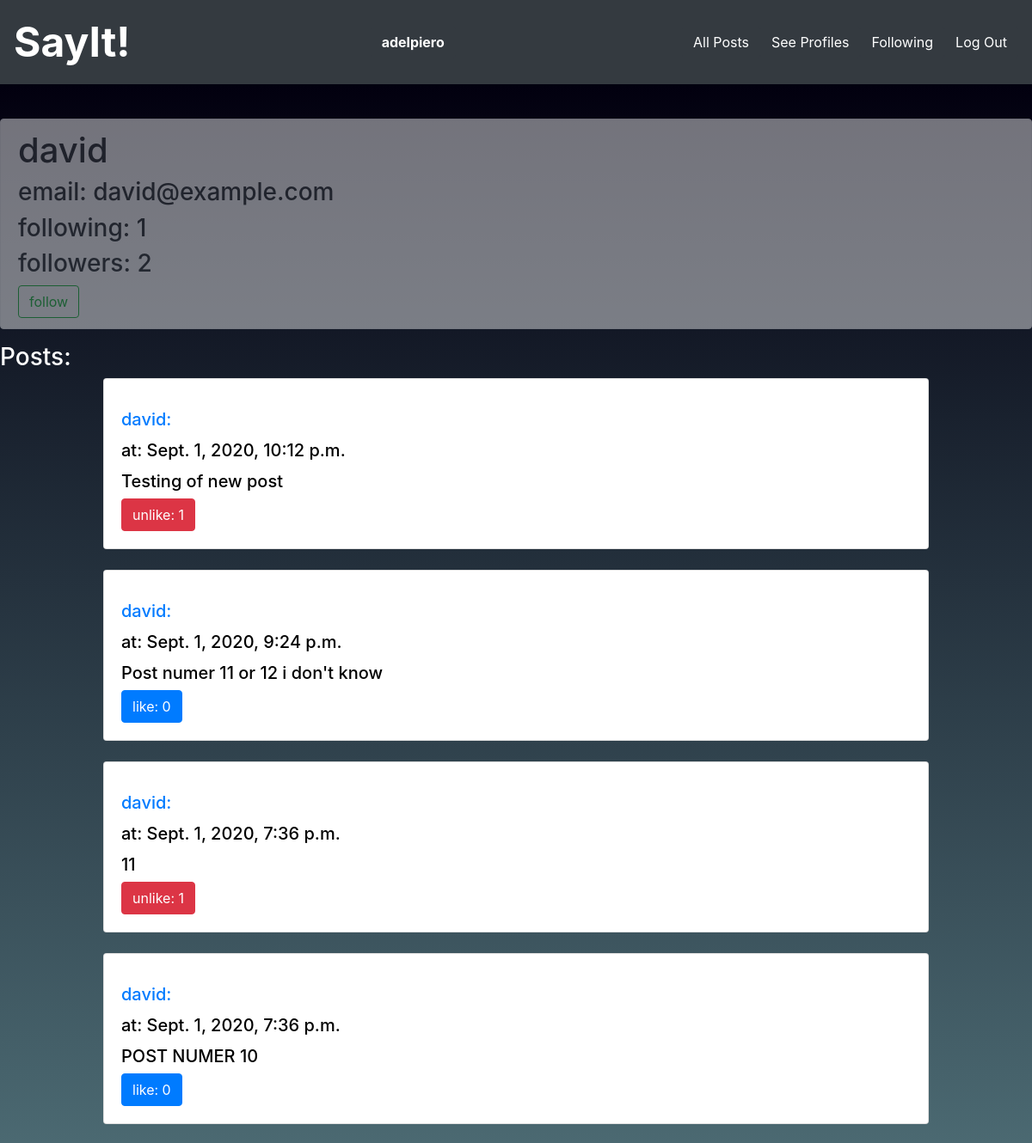
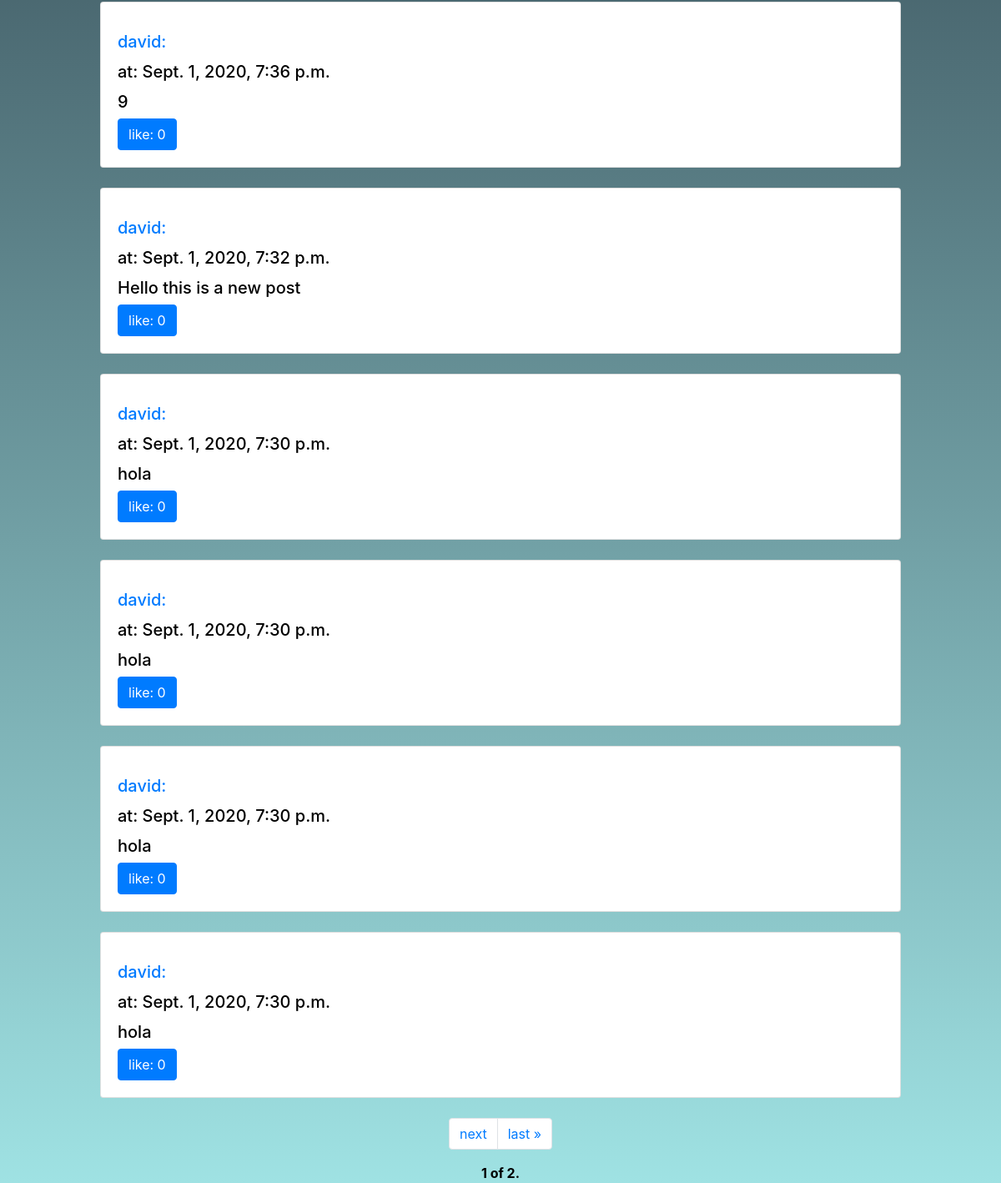
/profile/david (signed in), run on the app's committed database (2 pictures, top to bottom).
### network/models.py (models this page shows, shortened)
class User(AbstractUser):
    pass

class Post(models.Model):
    user = models.ForeignKey(User, on_delete=models.CASCADE, related_name="posts")
    content = models.TextField()
    timestamp = models.DateTimeField(auto_now_add=True)
    def __str__(self):
        return f"post {self.id} by user: {self.user} at: {self.timestamp}"

### network/views.py (the view)
# urls.py: path("profile/<str:username>", views.profile, name="profile"),
@login_required
def profile(request,username):
    user=User.objects.get(username=username)
    try:
        followers = Followers.objects.get(user=user)
    except  Followers.DoesNotExist:
        followers = Followers.objects.create(user=user)
    totalfollowers = followers.followers.all().count()
    try:
        is_following=Followers.objects.get(user=user,followers=request.user)
    except Followers.DoesNotExist:
        is_following=None
    try:
        following = Followers.objects.filter(followers=user)
    except  Followers.DoesNotExist:
        following = None
    totalfollowing = following.count()
    posts = user.posts.all()
    total_posts = posts.order_by("-timestamp").all()
    paginator = Paginator(total_posts, 10) # Show 10 post per page.
    page_number = request.GET.get('page')
    page_obj = paginator.get_page(page_number)
    actual_User=request.user
    total_likes={}
    likeds={}
    for post in total_posts:
        try:
            likes = Likes.objects.get(post=post)
        except Likes.DoesNotExist:
            likes = Likes.objects.create(post=post)
        try:
            liked = Likes.objects.filter(post=post,users=actual_User)
        except Likes.DoesNotExist:
            liked = False
        if not liked:
            liked=False
        likeds[post.id] = liked
        total_likes[post.id] = likes.users.all().count()
    print(total_likes)
    print(likeds)
    return render(request, 'network/profile.html',{
        'user_profile':user,
        'followers':followers,
        'totalfollowers':totalfollowers,
        'totalfollowing':totalfollowing,
        'page_obj': page_obj,
        'total_likes':total_likes,
        'likeds':likeds,
        'is_following':is_following
    })

### network/models.py (called while the page is built)
    def __str__(self):
        return f"post {self.post} has a likes row in db"

### network/templates/network/profile.html (shortened to what this page needs)
{% extends "network/layout.html" %}
{% load static %}
{% block body %}
<div class="alert alert-secondary" role="alert" style="opacity: 0.5;">
<h1>{{user_profile.username}}</h1>
<h3>email: {{user_profile.email}}</h2>
{% if followers %}
<h3> following: {{totalfollowing}}</h2>
{% else %}
following None
{% endif %}
{% if followers %}
<h3 data-followers="{{totalfollowers}}" id="followers_count"> followers: {{totalfollowers}}</h2>
{% else %}
No followers
{% endif %}
{% if request.user != user_profile %}
{% if is_following %}
<button class="btn btn-outline-danger follow_button" data-username="{{user_profile.username}}" id="{{user_profile.username}}">unfollow</button>
{% else %}
<button class="btn btn-outline-success follow_button" data-username="{{user_profile.username}}" id="{{user_profile.username}}">follow</button>
{% endif %}
{% endif %}
</div>
<h3>Posts:</h2>
<div class="all-post">
    <div class="posts-all" style="align-items: center; display: flex; flex-direction: column;">
        {% for post in page_obj %}
        <div class="card" style="width: 80vw; padding-top: 15px;" id="card-{{post.id}}">
            <div class="card-body" style="color: black; " >
                <h5 class="card-title"><a href="{% url 'profile' post.user %}">{{post.user}}:</a></h5>
                <h5 class="card-title">at: {{post.timestamp}}</h5>
                <h5 class="card-text" id="content-{{post.id}}">{{ post.content }}</h5>
                    {% for key, value in total_likes.items %}
                        {% if key == post.id %}
                            {% for ids, liked in likeds.items %}
                                {% if ids == post.id %}
                                    {% if liked %}
                                        <button class="btn btn-danger like_button"  data-id="{{post.id}}" data-likes="{{value}}" id="{{post.id}}">unlike: {{value}}</button>
                                    {% else %}
                                        <button class="btn btn-primary like_button"  data-id="{{post.id}}" data-likes="{{value}}" id="{{post.id}}">like: {{value}}</button>
                                    {% endif %}
                                {% endif %}
                            {% endfor %}
                        {% endif %}
                    {% endfor %}
            </div>
        </div>
        <br>
        {% endfor %}
        <div class="pagination">
            <span class="step-links">
                <nav aria-label="Page navigation example">
                    <ul class="pagination">
                        {% if page_obj.has_next %}
                        <li class="page-item"><a class="page-link" href="?page={{ page_obj.next_page_number }}">next</a>
                        </li>
                        <li class="page-item"><a class="page-link" href="?page={{ page_obj.paginator.num_pages }}">last
                                &raquo;</a>
                        </li>
                        {% endif %}
                    </ul>
                </nav>
            </span>
        </div>
        <div>
            <span class="current" style="color: black;">
                <strong>{{ page_obj.number }} of {{ page_obj.paginator.num_pages }}.</strong>
            </span>
        </div>
    </div>
</div>
</div>
{% endblock %}

### network/templates/network/layout.html (shortened to what this page needs)
{% load static %}
<!DOCTYPE html>
<html lang="en">
<head>
    <link rel="stylesheet" href="https://stackpath.bootstrapcdn.com/bootstrap/4.4.1/css/bootstrap.min.css"
>
    <link href="{% static 'network/styles.css' %}" rel="stylesheet">
</head>
<body>
    <nav class="navbar navbar-dark bg-dark">
        <a class="navbar-brand" style="font-size: 3pc;" href="#"><strong>SayIt!</strong></a>
        {% if user.is_authenticated %}
        <a class="btn btn-dark" href="{% url 'profile' user.username %}"> <strong>{{ user.username }}</strong></a>
        {% endif %}
        <div style="align-content: flex-end; display: flex;">
            <a class="btn btn-dark" href="{% url 'index' %}">All Posts</a>
        {% if user.is_authenticated %}
            <a class="btn btn-dark" href="{% url 'profiles' %}">See Profiles</a>
            <a class="btn btn-dark" href="{% url 'following' %}">Following</a>
            <a class="btn btn-dark" href="{% url 'logout' %}">Log Out</a>
        </div>
        {% else %}
        <a class="btn btn-dark" href="{% url 'login' %}">Log In</a>
        <a class="btn btn-dark" href="{% url 'register' %}">Register</a>
        </div>
        {% endif %}
    </nav>
    <div class="body">
        {% block body %}
        {% endblock %}
</body>
</html>

### network/templates/network/layout.html (style rules this page uses)
.body { background: rgb(159,226,227); background: linear-gradient(0deg, rgba(159,226,227,1) 0%, rgba(2,0,15,1) 100%); color: white; min-height: 600px; padding-top: 40px; }

### data on the page
User: username "adelpiero"
User: username "david", email "david@example.com"
Post: user "david", timestamp "Sept. 1, 2020, 10:12 p.m.", content "Testing of new post", likeds "1"
Post: user "david", timestamp "Sept. 1, 2020, 9:24 p.m.", content "Post numer 11 or 12 i don't know", likeds "0"
Post: user "david", timestamp "Sept. 1, 2020, 7:36 p.m.", content "11", likeds "1"
Post: user "david", timestamp "Sept. 1, 2020, 7:36 p.m.", content "POST NUMER 10", likeds "0"
Post: user "david", timestamp "Sept. 1, 2020, 7:36 p.m.", content "9", likeds "0"
Post: {{ post.id }} 8 (drawn), user "david", timestamp "Sept. 1, 2020, 7:32 p.m.", content "Hello this is a new post", likeds "0"
Post: user "david", timestamp "Sept. 1, 2020, 7:30 p.m.", content "hola", likeds "0"
Post: user "david", timestamp "Sept. 1, 2020, 7:30 p.m.", content "hola", likeds "0"
Post: user "david", timestamp "Sept. 1, 2020, 7:30 p.m.", content "hola", likeds "0"
Post: user "david", timestamp "Sept. 1, 2020, 7:30 p.m.", content "hola", likeds "0"

### other printed values
{{ totalfollowing }} "1"
{{ totalfollowers }} "2"
{{ page_obj.number }} "1"
{{ page_obj.paginator.num_pages }} "2"
